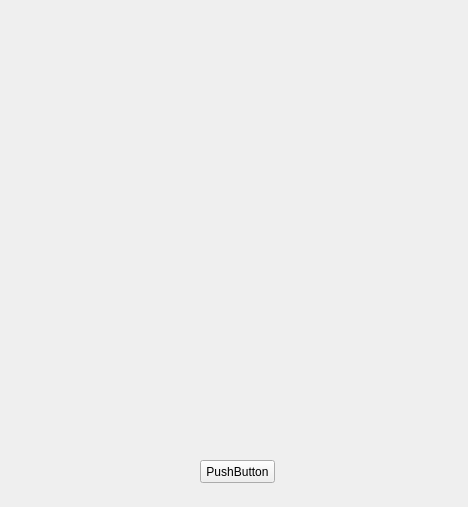
<?xml version="1.0" encoding="UTF-8"?>
<ui version="4.0">
 <class>MainWindow</class>
 <widget class="QMainWindow" name="MainWindow">
  <property name="geometry">
   <rect>
    <x>0</x>
    <y>0</y>
    <width>468</width>
    <height>507</height>
   </rect>
  </property>
  <property name="windowTitle">
   <string>MainWindow</string>
  </property>
  <widget class="QWidget" name="centralwidget">
   <widget class="QPushButton" name="pushButton">
    <property name="geometry">
     <rect>
      <x>200</x>
      <y>460</y>
      <width>75</width>
      <height>23</height>
     </rect>
    </property>
    <property name="text">
     <string>PushButton</string>
    </property>
   </widget>
  </widget>
 </widget>
 <resources/>
 <connections/>
</ui>
